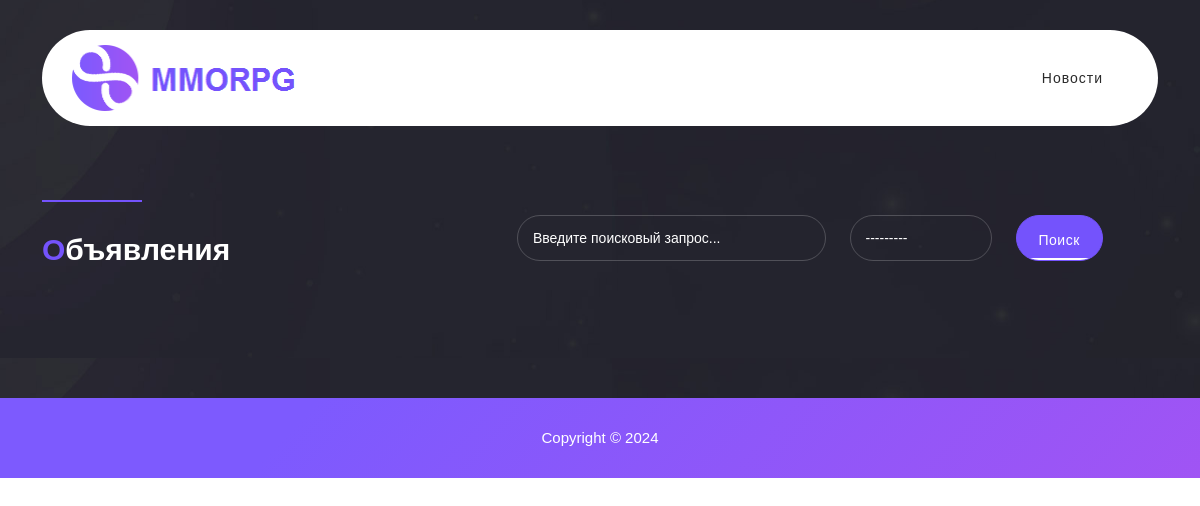
The page /posts/ on the database as committed earlier.
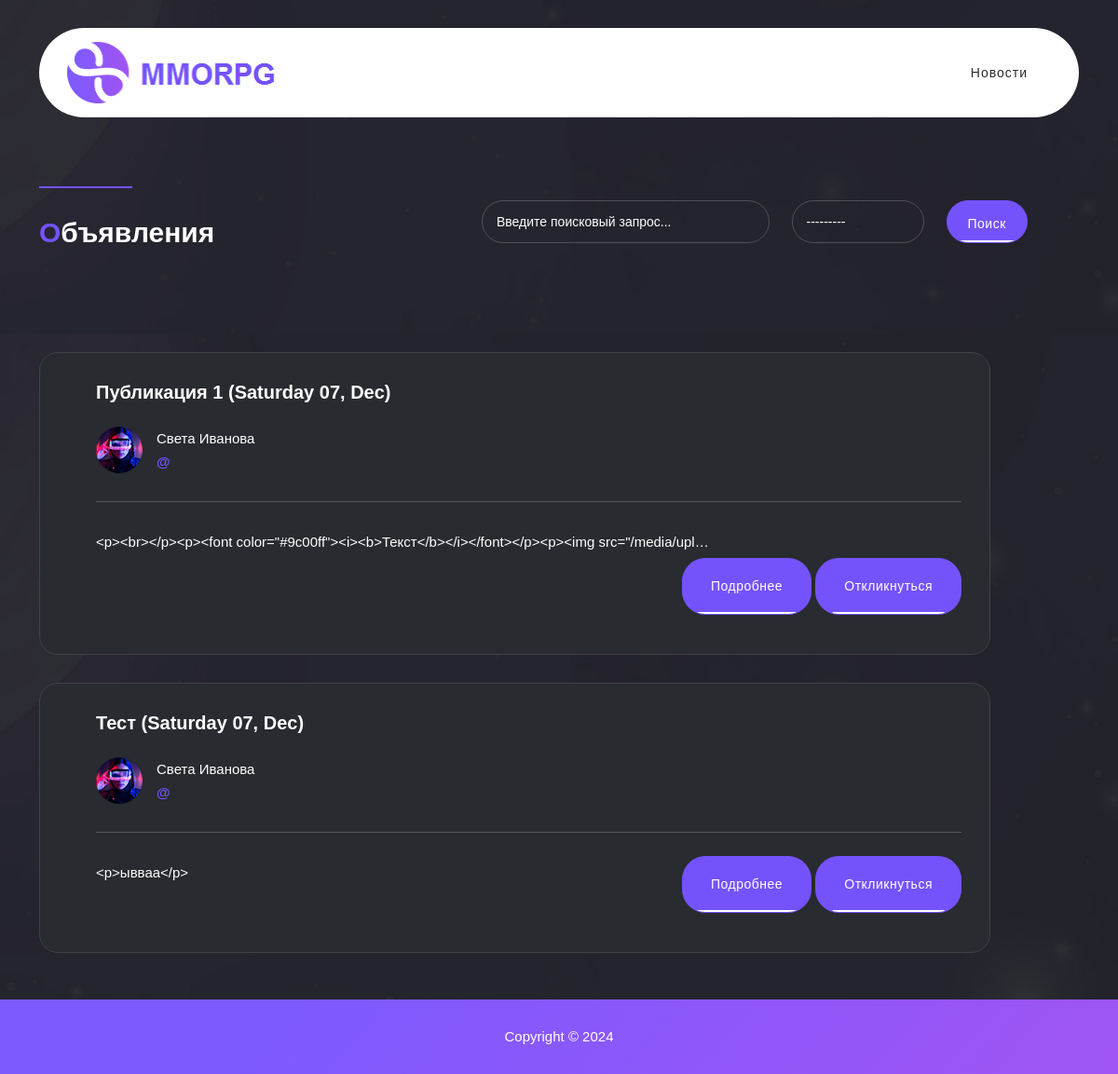
The same page on the database as committed later.
### posts/models.py (models this page shows, shortened)
class Post(models.Model):
    CATEGORIES = [
        ('tank', "Танки"),
        ("hilt", "Хилы"),
        ("dd", "ДД"),
        ("traders", 'Торговцы'),
        ("guild_master", 'Гилдмастеры'),
        ("questgiver", 'Квестгиверы'),
        ("blacksmith", 'Кузнецы'),
        ("tanner", 'Кожевники'),
        ("potion_maker", 'Зельевары'),
        ("spellmaster", 'Мастера заклинаний'),
    ]
    title = models.CharField(max_length=150)
    create_date = models.DateTimeField(auto_now_add=True)
    description = models.TextField()
    category = models.CharField(max_length=35,
                                choices=CATEGORIES)
    author = models.ForeignKey(User, on_delete=models.CASCADE)
    class Meta:
        verbose_name = "Объявление"
        verbose_name_plural = "Объявления"
    def get_absolute_url(self):
        return reverse('detail_post', args=[str(self.id)])

### posts/views.py (the view)
# urls.py: path('', PostList.as_view(), name='posts_portal'),
class PostList(ListView):
    model = Post
    ordering = '-create_date'
    template_name = 'posts.html'
    context_object_name = 'posts'
    def get_queryset(self):
        queryset = super().get_queryset()
        self.filter_posts = PostFilter(self.request.GET, queryset)
        return self.filter_posts.qs
    def get_context_data(self, **kwargs):
        context = super().get_context_data(**kwargs)
        context['filter_posts'] = self.filter_posts
        print('request.path', self.request.path)
        return context

### posts/templatetags/custom_filters.py (called while the page is built)
@register.filter()
def get_nike(user_email):
    return user_email.split("@")[0]

@register.filter()
def get_title(current_url, is_html: bool = False):
    if is_html:
        return mark_safe('<em>О</em>бъявления' if 'post' in current_url else '<em>Н</em>овости')
    else:
        return 'Объявления' if 'post' in current_url else 'Новости'

### templates/posts/posts.html (shortened to what this page needs)
{% extends 'default.html' %}
{% load custom_filters %}
{% block content %}
  <div class="discover-items">
    <div class="container">
      <div class="row">
        <div class="col-lg-5">
          <div class="section-heading">
            <div class="line-dec"></div>
            <h2>{{ request.get_full_path|get_title:"True" }}</h2>
          </div>
        </div>
        <div class="col-lg-7">
          <form id="search-form" name="gs" method="GET" role="search" action="{% if 'post' in request.path %} {% url 'search_posts' %} {% else %} {% url 'search_news' %} {% endif %}">
            <div class="row">
              <div class="col-lg-6">
                <fieldset>
                    {{ filter_posts.form.title }}
                </fieldset>
              </div>
              <div class="col-lg-3">
                <fieldset>
                  {% if filter_posts.form.category %}
                    {{ filter_posts.form.category }}
                  {% else %}
                    {{ filter_posts.form.create_date__gt }}
                  {% endif %}
                </fieldset>
              </div>
              <div class="col-lg-2">
                <fieldset>
                    <button class="main-button">Поиск</button>
                </fieldset>
              </div>
            </div>
          </form>
        </div>
      </div>
    </div>
  </div>
  <div class="currently-market">
    <div class="container">
      <div class="row">
        <div class="col-lg-11">
          {% for post in posts %}
            <div class="item">
              <div class="right-content">
                <h4>{{ post.title }} ({{ post.create_date|date:'l d, M' }})</h4>
                <span class="author">
                  <img src="/static/assets/images/author.jpg" alt="" style="max-width: 50px; border-radius: 50%;">
                  <h6>{{ post.author.first_name }} {{ post.author.last_name }}<br><a>@{{ request.user.email|get_nike }}</a></h6>
                </span>
                <div class="line-dec"></div>
                <span class="bid">
                  {% if post.description %}
                    {{ post.description|truncatechars:90 }}
                  {% else %}
                    {{ post.text|truncatechars:90 }}
                  {% endif %}
                </span>
                <span class="ends">
                <div class="main-button">
                  <a href="{{ post.get_absolute_url }}">Подробнее</a>
                  {% if 'post' in request.path %}
                    <a href="{{ post.get_absolute_url }}/create_reply">Откликнуться</a>
                  {% endif %}
                </div>
                </span>
              </div>
            </div>
          {% endfor %}
        </div>
      </div>
    </div>
  </div>
{% endblock content %}

Rows that differ between the two databases and show on the page:
added Post: title "Публикация 1", create_date "Saturday 07, Dec", author.first_name "Света", author.last_name "Иванова", description "<p><br></p><p><font color=\"#9c00ff\"><i><b>Текст</b></i></font></p><p><img src=\"/media/upl…"
added Post: title "Тест", create_date "Saturday 07, Dec", author.first_name "Света", author.last_name "Иванова", description "<p>ывваа</p>"
